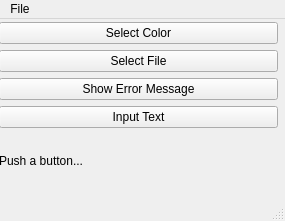
<?xml version="1.0" encoding="UTF-8"?>
<ui version="4.0">
 <class>StandardDialogs</class>
 <widget class="QMainWindow" name="StandardDialogs">
  <property name="geometry">
   <rect>
    <x>0</x>
    <y>0</y>
    <width>285</width>
    <height>221</height>
   </rect>
  </property>
  <property name="windowTitle">
   <string>StandardDialogs</string>
  </property>
  <widget class="QWidget" name="centralwidget">
   <widget class="QWidget" name="verticalLayoutWidget">
    <property name="geometry">
     <rect>
      <x>-1</x>
      <y>3</y>
      <width>279</width>
      <height>165</height>
     </rect>
    </property>
    <layout class="QVBoxLayout" name="verticalLayout">
     <item>
      <widget class="QPushButton" name="btColor">
       <property name="text">
        <string>Select Color</string>
       </property>
      </widget>
     </item>
     <item>
      <widget class="QPushButton" name="btFile">
       <property name="text">
        <string>Select File</string>
       </property>
      </widget>
     </item>
     <item>
      <widget class="QPushButton" name="btMessage">
       <property name="text">
        <string>Show Error Message</string>
       </property>
      </widget>
     </item>
     <item>
      <widget class="QPushButton" name="btInput">
       <property name="text">
        <string>Input Text</string>
       </property>
      </widget>
     </item>
     <item>
      <widget class="QLabel" name="label">
       <property name="text">
        <string>Push a button...</string>
       </property>
      </widget>
     </item>
    </layout>
   </widget>
  </widget>
  <widget class="QMenuBar" name="menubar">
   <property name="geometry">
    <rect>
     <x>0</x>
     <y>0</y>
     <width>285</width>
     <height>25</height>
    </rect>
   </property>
   <widget class="QMenu" name="menuFile">
    <property name="title">
     <string>File</string>
    </property>
    <addaction name="actionQuit"/>
   </widget>
   <addaction name="menuFile"/>
  </widget>
  <widget class="QStatusBar" name="statusbar"/>
  <action name="actionQuit">
   <property name="text">
    <string>Quit</string>
   </property>
  </action>
 </widget>
 <resources/>
 <connections/>
</ui>
